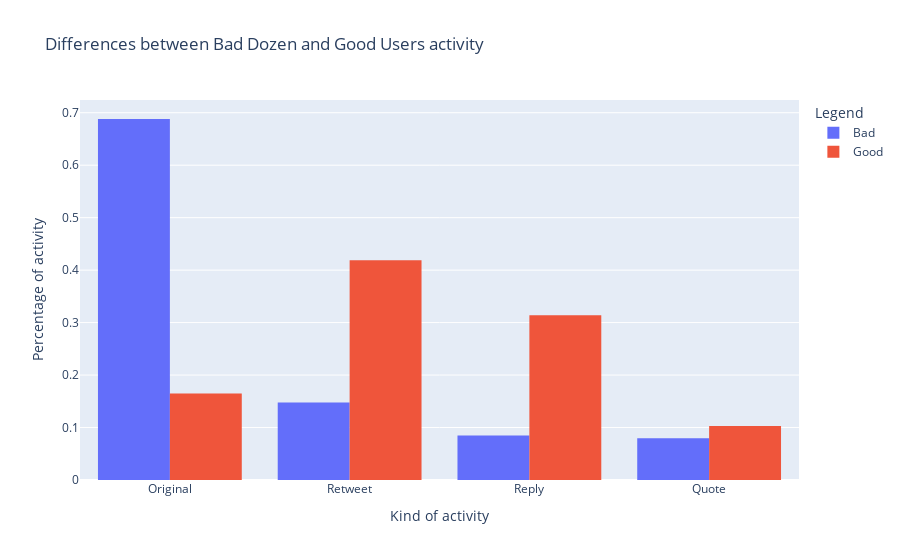

Write notebook code for a chart like this one.
### Markdown cell above
# Stats
<a id="c_stats"/>

### Code cell
bad_values = [(len_original_bad/total_len_bad), (len_rt_bad/total_len_bad), (len_rp_bad/total_len_bad), (len_quote_bad/total_len_bad)]
good_values = [len_original_good/total_len_good, len_rt_good/total_len_good, len_rp_good/total_len_good, len_quote_good/total_len_good]
labels = ["Original", "Retweet", "Reply", "Quote"]

fig = go.Figure()
fig.add_trace(go.Histogram(histfunc="sum", y=bad_values, x=labels, name="Bad"))
fig.add_trace(go.Histogram(histfunc="sum", y=good_values, x=labels, name="Good"))
fig.update_layout(
    title="Differences between Bad Dozen and Good Users activity",
    xaxis_title="Kind of activity",
    yaxis_title="Percentage of activity",
    legend_title="Legend")
fig.show()

### Figure 1 — Plotly figure (JSON) as saved in the notebook; plotly's stock layout.template omitted (floating-point values rounded to 4 significant figures)
{"data": [{"histfunc": "sum", "name": "Bad", "type": "histogram", "x": ["Original", "Retweet", "Reply", "Quote"], "y": [0.688, 0.1479, 0.08466, 0.07939]}, {"histfunc": "sum", "name": "Good", "type": "histogram", "x": ["Original", "Retweet", "Reply", "Quote"], "y": [0.1646, 0.4187, 0.3138, 0.1028]}], "layout": {"legend": {"title": {"text": "Legend"}}, "title": {"text": "Differences between Bad Dozen and Good Users activity"}, "xaxis": {"title": {"text": "Kind of activity"}}, "yaxis": {"title": {"text": "Percentage of activity"}}}}
